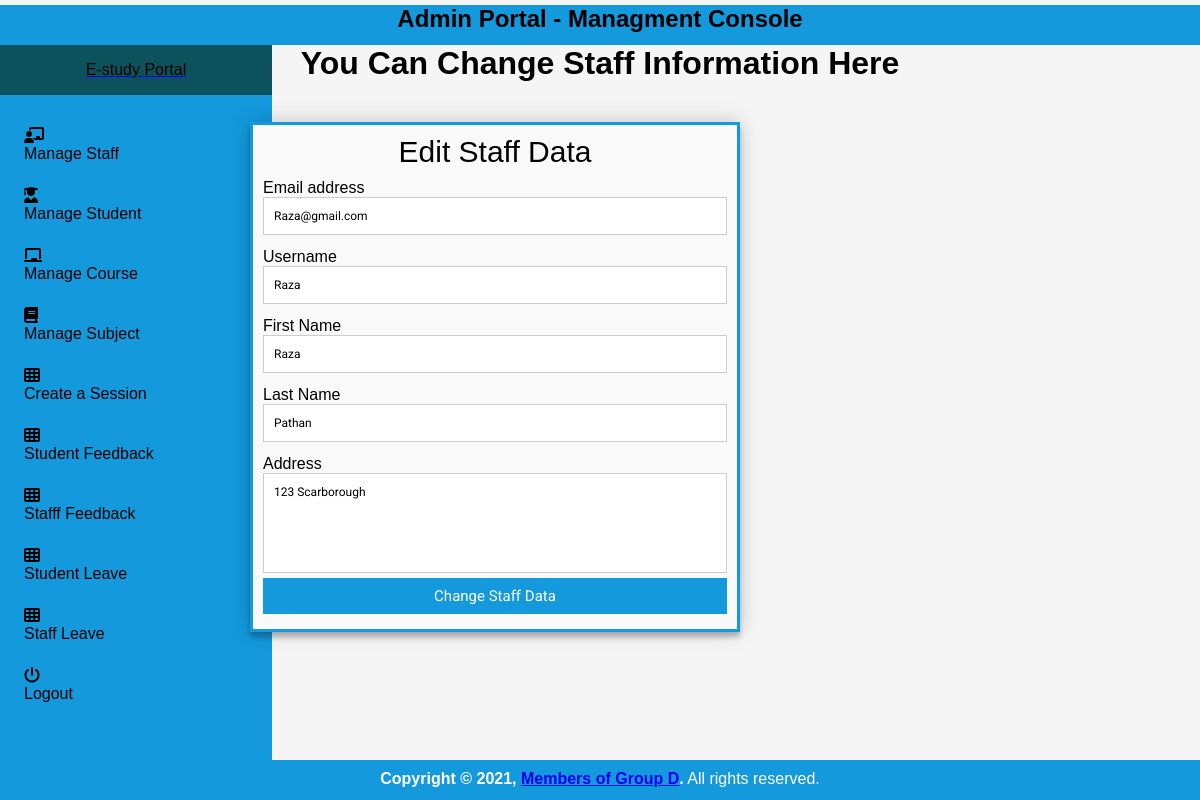
/edit_staff/20/ (signed in), run on the app's committed database.
### student_management_app/models.py (models this page shows)
class Staffs(models.Model):
    id = models.AutoField(primary_key=True)
    admin = models.OneToOneField(CustomUser, on_delete = models.CASCADE)
    address = models.TextField()
    created_at = models.DateTimeField(auto_now_add=True)
    updated_at = models.DateTimeField(auto_now=True)
    objects = models.Manager()

class CustomUser(AbstractUser):
    user_type_data = ((1, "HOD"), (2, "Staff"), (3, "Student"))
    user_type = models.CharField(default=1, choices=user_type_data, max_length=10)

### student_management_app/HodViews.py (the view)
# urls.py: path('edit_staff/<staff_id>/', HodViews.edit_staff, name="edit_staff"),
def edit_staff(request, staff_id):
    staff = Staffs.objects.get(admin=staff_id)
    context = {
        "staff": staff,
        "id": staff_id
    }
    return render(request, "hod_template/edit_staff_template.html", context)

### student_management_app/LoginCheckMiddleWare.py (called while the page is built, shortened)
    def process_view(self, request, view_func, view_args, view_kwargs):
        modulename = view_func.__module__
        user = request.user
        if user.is_authenticated:
            if user.user_type == "1":
                if modulename == "student_management_app.HodViews":
                    pass
                elif modulename == "student_management_app.views" or modulename == "django.views.static":
                    pass
                else:
                    return redirect("admin_profile")
            else:
                return redirect("home")

### student_management_app/templates/hod_template/edit_staff_template.html (shortened to what this page needs)
{% extends 'hod_template/base_template.html' %}
{% block page_title %}
    You Can Change Staff Information Here
{% endblock page_title %}
{% block main_content %}
{% load static %}
<html>
<head>
</head>
<body>
<div class="container">
        <div class="container-fluid">
            <div class="row">
                <div class="col-md-12">
                    <div class="card card-primary">
                    <form id="contact" role="form" method="POST" action="{% url 'edit_staff_save' %}" style="width: 70%; border: 3px solid #1399DC; padding: 10px; margin-top: 40px;">
                  <h3>Edit Staff Data</h3>
                        <div class="card-body">
                            <div class="form-group">
                                <label>Email address</label>
                                <input type="email" class="form-control" name="email" value="{{ staff.admin.email }}">
                            </div>
                            <div class="form-group">
                                <label>Username</label>
                                <input type="text" class="form-control" name="username" value="{{ staff.admin.username }}">
                            </div>
                            <div class="form-group">
                                <label>First Name</label>
                                <input type="text" class="form-control" name="first_name" value="{{ staff.admin.first_name }}">
                            </div>
                            <div class="form-group">
                                <label>Last Name</label>
                                <input type="text" class="form-control" name="last_name" value="{{ staff.admin.last_name }}">
                            </div>
                            <div class="form-group">
                                <label>Address</label>
                                <textarea class="form-control" name="address">{{ staff.address }}</textarea>
                            </div>
                        </div>
                        <div class="card-footer">
                        <button type="submit" class="btn btn-primary" style="width: 100%; background-color: #1399DC;">Change Staff Data</button>
                        </div>
                    </form>
                    </div>
                </div>
            </div>
        </div>
  {% endblock main_content %}

### student_management_app/templates/hod_template/base_template.html (style rules this page uses)
* { box-sizing: border-box; }
body { margin: 0; padding: 0; font-family: Arial, Helvetica, sans-serif; width: 100%; height: 100%; background-color: whitesmoke; }

### student_management_app/templates/hod_template/sidebar_template.html (style rules this page uses)
* { box-sizing: border-box; margin: 0; padding: 0; font-family: "Quicksand", sans-serif; }
body { display: flex; flex-direction: row; background-color: #b4a5a5; }

### student_management_app/templates/hod_template/edit_staff_template.html (style rules this page uses)
* { margin: 0; padding: 0; box-sizing: border-box; -webkit-box-sizing: border-box; -moz-box-sizing: border-box; -webkit-font-smoothing: antialiased; -moz-font-smoothing: antialiased; -o-font-smoothing: antialiased; font-smoothing: antialiased; text-rendering: optimizeLegibility; }
body { background: whitesmoke; }
.container { max-width: 700px; width: 100%; margin: 0 auto; position: relative; }
#contact input[type="text"], #contact input[type="email"], #contact input[type="tel"], #contact input[type="url"], #contact textarea, #contact button[type="submit"] { font: 400 12px/16px "Roboto", Helvetica, Arial, sans-serif; }
#contact { background: #F9F9F9; padding: 25px; box-shadow: 0 0 20px 0 rgba(0, 0, 0, 0.2), 0 5px 5px 0 rgba(0, 0, 0, 0.24); padding-top: 40px; width: 100%; border: 3px solid #1399DC; padding: 10px; }
#contact h3 { display: block; font-size: 30px; font-weight: 300; margin-bottom: 10px; }
#contact input[type="text"], #contact input[type="email"], #contact input[type="tel"], #contact input[type="url"], #contact textarea { width: 100%; border: 1px solid #ccc; background: #FFF; margin: 0 0 5px; padding: 10px; }
#contact textarea { height: 100px; max-width: 100%; resize: none; }
#contact button[type="submit"] { cursor: pointer; width: 100%; border: none; background: #4CAF50; color: #FFF; margin: 0 0 5px; padding: 10px; font-size: 15px; }
.row { max-font-size: 700px; }

### data on the page
Staffs: email "Raza@gmail.com", username "Raza", first_name "Raza", last_name "Pathan", address "123 Scarborough"
